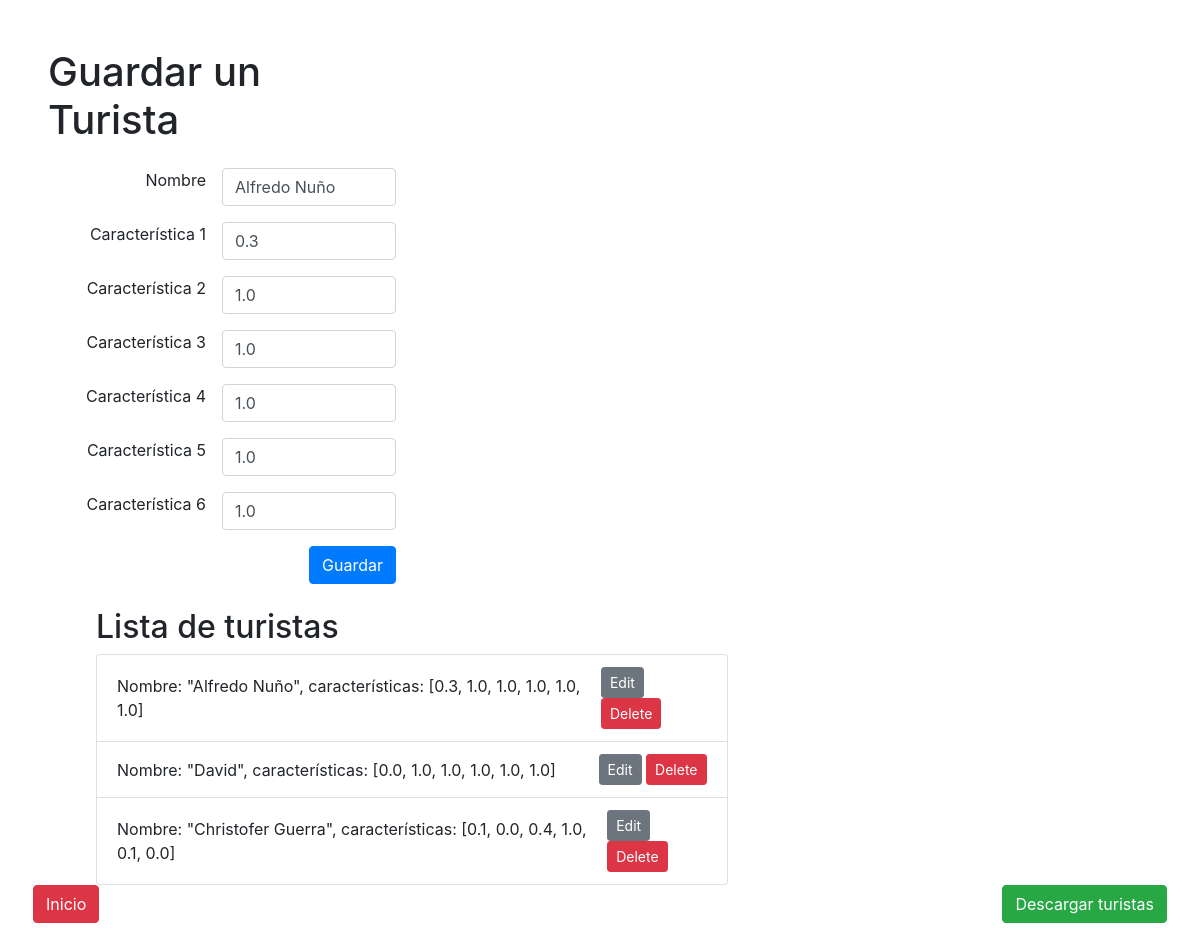
The page /create_tourist/1/ on the database its author committed.
### myapp/models.py (models this page shows, shortened)
class Tourist(models.Model):
    name = models.CharField(unique=True, max_length=50)
    characteristics = models.JSONField(default=list)

### myapp/views.py (the view)
# urls.py: path('create_tourist/', views.create_tourist, name='create_tourist'),
def create_tourist(request, tourist_id=None):
    if tourist_id:
        tourist = get_object_or_404(Tourist, id=tourist_id)
    else:
        tourist = None
    if request.method == 'POST':
        form = TouristForm(request.POST, instance=tourist)
        if form.is_valid():
            form.save()
            return JsonResponse({'success': True})
        else:
            return JsonResponse({'success': False, 'errors': form.errors})
    else:
        form = TouristForm(instance=tourist)
    tourists = Tourist.objects.all()
    return render(request, 'create_tourist.html', {'form': form, 'tourists': tourists, 'tourist': tourist})

### myapp/templates/create_tourist.html (shortened to what this page needs)
<!DOCTYPE html>
<html>
<head>
    <link href="https://stackpath.bootstrapcdn.com/bootstrap/4.5.2/css/bootstrap.min.css" rel="stylesheet">
    {% load widget_tweaks %}
</head>
<body class="m-5">
    <div class="row">
        <div class="col-md-4 mr-5">
            <h1 class="mb-4">Guardar un Turista</h1>
            <form method="post" action="{% if tourist %}{% url 'edit_tourist' tourist.id %}{% else %}{% url 'create_tourist' %}{% endif %}" onsubmit="handleFormSubmit(event)" class="mb-4 text-right">
                <div class="form-group d-flex justify-content-end">
                    <label class="mr-3" for="id_name">Nombre</label>
                    {{ form.name|add_class:"form-control w-50" }}
                </div>
                <div class="form-group d-flex justify-content-end">
                    <label class="mr-3" for="id_characteristic_1">Característica 1</label>
                    {{ form.characteristic_1|add_class:"form-control w-50" }}
                </div>
                <div class="form-group d-flex justify-content-end">
                    <label class="mr-3" for="id_characteristic_2">Característica 2</label>
                    {{ form.characteristic_2|add_class:"form-control w-50" }}
                </div>
                <div class="form-group d-flex justify-content-end">
                    <label class="mr-3" for="id_characteristic_3">Característica 3</label>
                    {{ form.characteristic_3|add_class:"form-control w-50" }}
                </div>
                <div class="form-group d-flex justify-content-end">
                    <label class="mr-3" for="id_characteristic_4">Característica 4</label>
                    {{ form.characteristic_4|add_class:"form-control w-50" }}
                </div>
                <div class="form-group d-flex justify-content-end">
                    <label class="mr-3" for="id_characteristic_5">Característica 5</label>
                    {{ form.characteristic_5|add_class:"form-control w-50" }}
                </div>
                <div class="form-group d-flex justify-content-end">
                    <label class="mr-3" for="id_characteristic_6">Característica 6</label>
                    {{ form.characteristic_6|add_class:"form-control w-50" }}
                </div>
                <button type="submit" class="btn btn-primary">Guardar</button>
            </form>
        </div>
        <div class="col-md-7 ml-5">
            <h2>Lista de turistas</h2>
            <ul class="list-group">
                {% for tourist in tourists %}
                    <li class="list-group-item d-flex justify-content-between align-items-center">
                        Nombre: "{{ tourist.name }}", características: {{ tourist.characteristics }}
                        <span>
                            <a href="{% url 'edit_tourist' tourist.id %}" class="btn btn-secondary btn-sm">Edit</a>
                            <a href="#" onclick="handleDelete(event, {{ tourist.id }})" class="btn btn-danger btn-sm">Delete</a>
                        </span>
                    </li>
                {% endfor %}
            </ul>
        </div>
        <div class="d-flex justify-content-between w-100">
            <button class="btn btn-danger" onclick="window.location.href='http://127.0.0.1:8000/'">Inicio</button>
            <button class="btn btn-success" onclick="saveTourists()">Descargar turistas</button>
        </div>
    </div>
</body>
</html>

### rows shown on the page
Tourist: name "Alfredo Nuño", characteristics "[0.3, 1.0, 1.0, 1.0, 1.0, 1.0]"
Tourist: name "David", characteristics "[0.0, 1.0, 1.0, 1.0, 1.0, 1.0]"
Tourist: name "Christofer Guerra", characteristics "[0.1, 0.0, 0.4, 1.0, 0.1, 0.0]"
